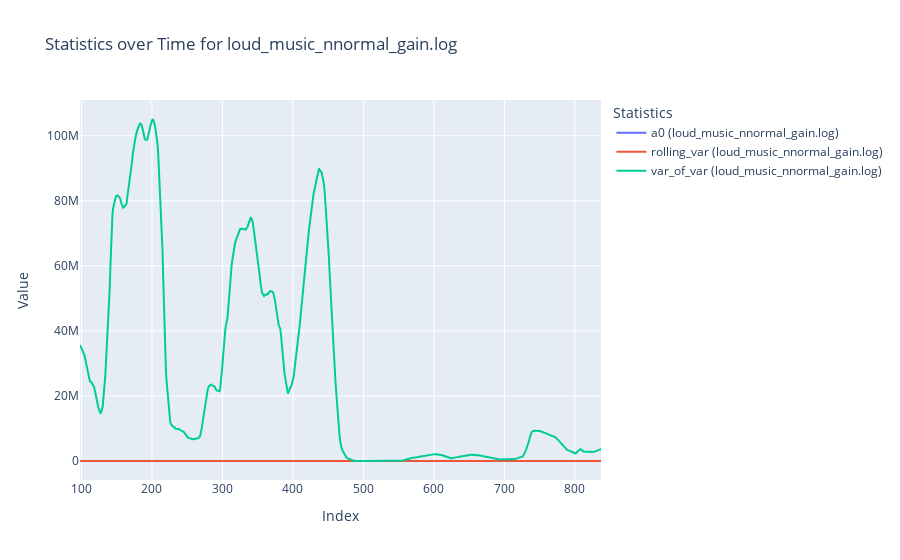
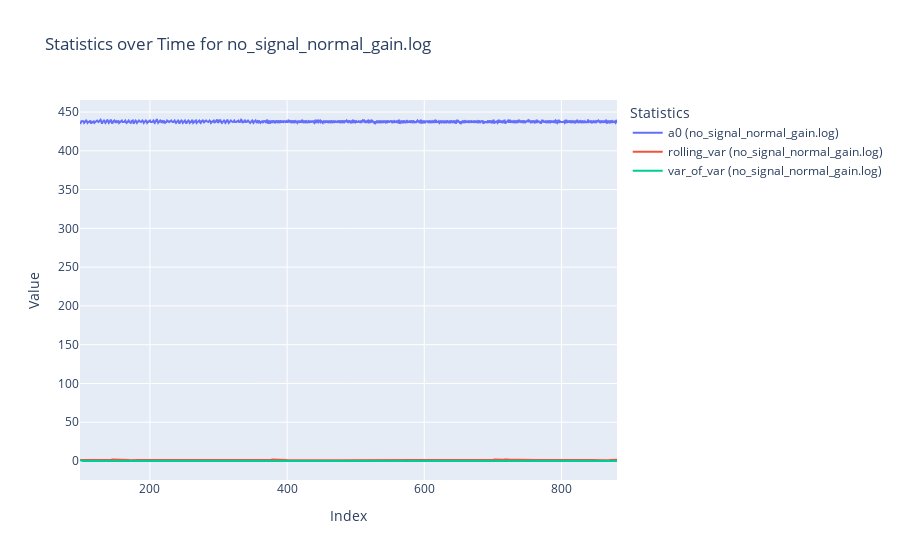
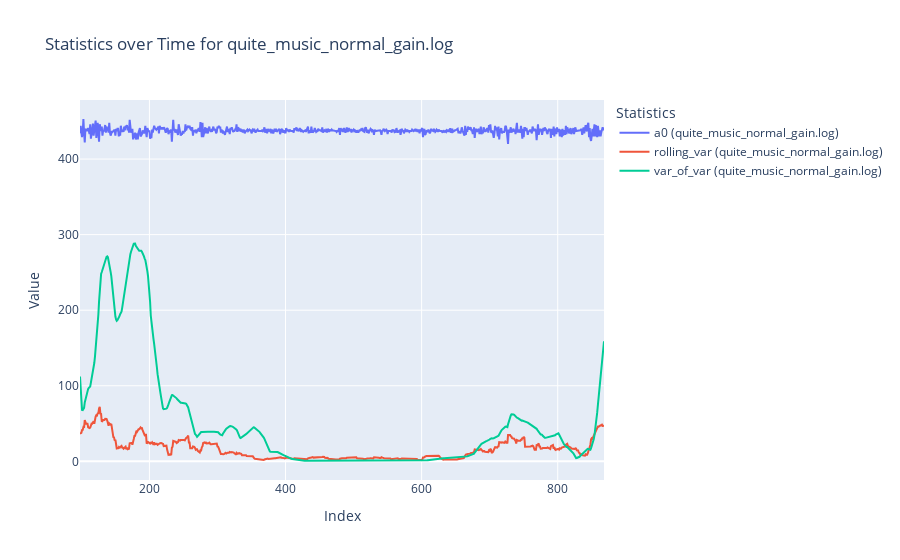
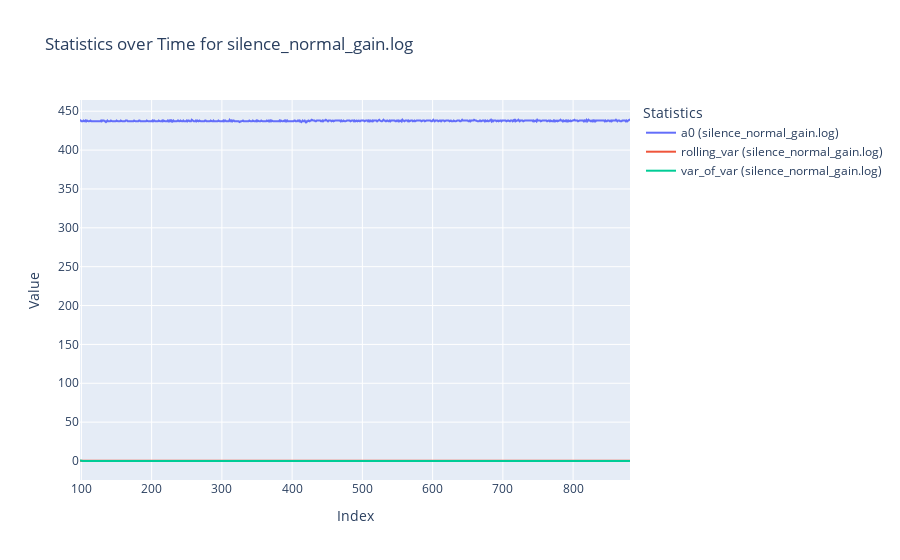

The notebook cell saved with these charts, in order:
### Markdown cell above
## Signal Analysis for Music Detection

Let's analyze the characteristics that differentiate music from noise:

### Code cell
def compute_rolling_statistics(df, column='a0', window_size=25):
    """Compute rolling statistics for signal analysis"""
    # Make a copy to avoid modifying the original dataframe
    result = df.copy()
    
    # Compute rolling variance
    result['rolling_var'] = df[column].rolling(window=window_size).var()

    # Compute the derivative of rolling variance
    result['rolling_var_derivative'] = result['rolling_var'].diff()
    
    # Compute variance of variance (using another rolling window)
    var_window = min(window_size * 3, len(df) // 3)  # Larger window for variance of variance
    result['var_of_var'] = result['rolling_var'].rolling(window=var_window).var()
    
    # Drop NaN values from calculations
    result = result[['rolling_var', 'var_of_var', 'rolling_var_derivative', 'a0']].dropna()
    
    return result

# Compute features for each dataset
analysis_results = {}
for filename, df in all_df.items():
    if "max_gain" in filename:
        continue

    statistics = compute_rolling_statistics(df)
    analysis_results[filename] = statistics

    # Visualize all statistics columns in a single plot
    fig = go.Figure()
    columns_to_visualize = ['a0', 'rolling_var', 'var_of_var']
    
    for column in columns_to_visualize:
        fig.add_trace(go.Scatter(
            x=statistics.index,
            y=statistics[column],
            mode='lines',
            name=f"{column} ({filename})"
        ))
        print(column, statistics[column].shape)
    
    # Update layout
    fig.update_layout(
        title=f"Statistics over Time for {filename}",
        xaxis_title="Index",
        yaxis_title="Value",
        legend_title="Statistics"
    )
    
    fig.show()

### Figure 1 — Plotly figure (JSON) as saved in the notebook; plotly's stock layout.template omitted (floating-point values rounded to 4 significant figures; data arrays with more than 128 entries replaced by an {"elided": "..."} marker saying what was removed)
{"data": [{"mode": "lines", "name": "a0 (loud_music_nnormal_gain.log)", "type": "scatter", "x": {"elided": "740 int values"}, "y": {"elided": "740 float values"}}, {"mode": "lines", "name": "rolling_var (loud_music_nnormal_gain.log)", "type": "scatter", "x": {"elided": "740 int values"}, "y": {"elided": "740 float values"}}, {"mode": "lines", "name": "var_of_var (loud_music_nnormal_gain.log)", "type": "scatter", "x": {"elided": "740 int values"}, "y": {"elided": "740 float values"}}], "layout": {"legend": {"title": {"text": "Statistics"}}, "title": {"text": "Statistics over Time for loud_music_nnormal_gain.log"}, "xaxis": {"title": {"text": "Index"}}, "yaxis": {"title": {"text": "Value"}}}}

### Figure 2 — Plotly figure (JSON) as saved in the notebook; plotly's stock layout.template omitted (floating-point values rounded to 4 significant figures; data arrays with more than 128 entries replaced by an {"elided": "..."} marker saying what was removed)
{"data": [{"mode": "lines", "name": "a0 (no_signal_normal_gain.log)", "type": "scatter", "x": {"elided": "784 int values"}, "y": {"elided": "784 float values"}}, {"mode": "lines", "name": "rolling_var (no_signal_normal_gain.log)", "type": "scatter", "x": {"elided": "784 int values"}, "y": {"elided": "784 float values"}}, {"mode": "lines", "name": "var_of_var (no_signal_normal_gain.log)", "type": "scatter", "x": {"elided": "784 int values"}, "y": {"elided": "784 float values"}}], "layout": {"legend": {"title": {"text": "Statistics"}}, "title": {"text": "Statistics over Time for no_signal_normal_gain.log"}, "xaxis": {"title": {"text": "Index"}}, "yaxis": {"title": {"text": "Value"}}}}

### Figure 3 — Plotly figure (JSON) as saved in the notebook; plotly's stock layout.template omitted (floating-point values rounded to 4 significant figures; data arrays with more than 128 entries replaced by an {"elided": "..."} marker saying what was removed)
{"data": [{"mode": "lines", "name": "a0 (quite_music_normal_gain.log)", "type": "scatter", "x": {"elided": "771 int values"}, "y": {"elided": "771 float values"}}, {"mode": "lines", "name": "rolling_var (quite_music_normal_gain.log)", "type": "scatter", "x": {"elided": "771 int values"}, "y": {"elided": "771 float values"}}, {"mode": "lines", "name": "var_of_var (quite_music_normal_gain.log)", "type": "scatter", "x": {"elided": "771 int values"}, "y": {"elided": "771 float values"}}], "layout": {"legend": {"title": {"text": "Statistics"}}, "title": {"text": "Statistics over Time for quite_music_normal_gain.log"}, "xaxis": {"title": {"text": "Index"}}, "yaxis": {"title": {"text": "Value"}}}}

### Figure 4 — Plotly figure (JSON) as saved in the notebook; plotly's stock layout.template omitted (floating-point values rounded to 4 significant figures; data arrays with more than 128 entries replaced by an {"elided": "..."} marker saying what was removed)
{"data": [{"mode": "lines", "name": "a0 (silence_normal_gain.log)", "type": "scatter", "x": {"elided": "784 int values"}, "y": {"elided": "784 float values"}}, {"mode": "lines", "name": "rolling_var (silence_normal_gain.log)", "type": "scatter", "x": {"elided": "784 int values"}, "y": {"elided": "784 float values"}}, {"mode": "lines", "name": "var_of_var (silence_normal_gain.log)", "type": "scatter", "x": {"elided": "784 int values"}, "y": {"elided": "784 float values"}}], "layout": {"legend": {"title": {"text": "Statistics"}}, "title": {"text": "Statistics over Time for silence_normal_gain.log"}, "xaxis": {"title": {"text": "Index"}}, "yaxis": {"title": {"text": "Value"}}}}
